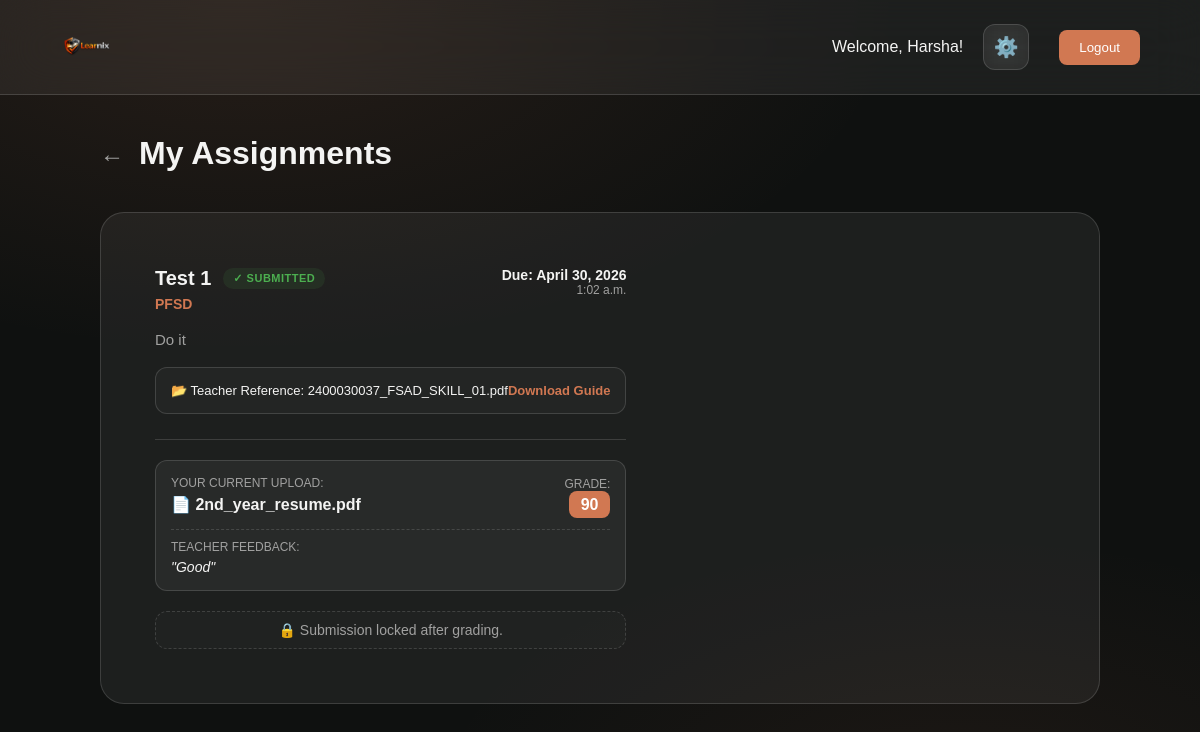
The app's page /student/assignments/ (signed in) with its own data.
### instructorapp/models.py (models this page shows, shortened)
class Assignment(models.Model):
    course = models.ForeignKey(Course, on_delete=models.CASCADE, related_name='assignments')
    teacher = models.ForeignKey(Teacher, on_delete=models.CASCADE)
    title = models.CharField(max_length=200)
    content = models.TextField()
    attachment = models.FileField(upload_to='assignments/', null=True, blank=True)
    due_date = models.DateTimeField()
    created_at = models.DateTimeField(auto_now_add=True)
    class Meta:
        db_table = 'assignments'

class Course(models.Model):
    teacher = models.ForeignKey(Teacher, on_delete=models.CASCADE, related_name='courses')
    title = models.CharField(max_length=200)
    description = models.TextField()
    created_at = models.DateTimeField(auto_now_add=True)
    class Meta:
        db_table = 'courses'

class Submission(models.Model):
    assignment = models.ForeignKey(Assignment, on_delete=models.CASCADE, related_name='submissions')
    student_name = models.CharField(max_length=100) # Linking via username as per current schema
    submission_file = models.FileField(upload_to='submissions/')
    grade = models.CharField(max_length=10, null=True, blank=True)
    feedback = models.TextField(null=True, blank=True)
    submitted_at = models.DateTimeField(auto_now_add=True)
    class Meta:
        db_table = 'submissions'

### studentapp/views.py (the view)
# urls.py: path('assignments/', views.view_assignments, name='view_assignments'),
def view_assignments(request):
    if not request.session.get('user_id') or request.session.get('role') != 'student':
        return redirect('loginpage')
    username = request.session.get('username')
    enrolled_course_ids = Enrollment.objects.filter(student_name=username).values_list('course_id', flat=True)
    assignments = Assignment.objects.filter(course_id__in=enrolled_course_ids).order_by('-due_date')
    for assignment in assignments:
        assignment.user_submission = Submission.objects.filter(assignment=assignment, student_name=username).first()
    return render(request, 'studentapp/view_assignments.html', {'assignments': assignments})

### templates/studentapp/view_assignments.html (shortened to what this page needs)
{% extends 'navbar/studentnavbar.html' %}
{% load static %}
{% block content %}
<div style="max-width: 1000px; margin: 0 auto; padding-bottom: 60px;">
    <div style="margin-bottom: 40px; display: flex; align-items: center; gap: 15px;">
        <a href="{% url 'studenthomepage' %}" style="color: var(--muted); text-decoration: none; font-size: 24px;">←</a>
        <h1 style="font-size: 32px; font-weight: 700;">My Assignments</h1>
    </div>
    <div class="assignments-list" style="display: flex; flex-direction: column; gap: 24px;">
        {% for assignment in assignments %}
        <div class="assignment-item" style="background: var(--surface); border: 1px solid var(--surface-border); border-radius: 24px; overflow: hidden; transition: all 0.3s ease;">
            <div style="padding: 30px; display: flex; flex-direction: column; gap: 15px;">
                <div style="display: flex; justify-content: space-between; align-items: start;">
                    <div>
                        <div style="display: flex; align-items: center; gap: 12px; margin-bottom: 5px;">
                            <h4 style="font-size: 20px; font-weight: 700;">{{ assignment.title }}</h4>
                            {% if assignment.user_submission %}
                                <span style="background: rgba(76, 175, 80, 0.1); color: #4CAF50; padding: 4px 10px; border-radius: 12px; font-size: 11px; font-weight: 700; text-transform: uppercase; letter-spacing: 0.5px;">✓ Submitted</span>
                            {% else %}
                                <span style="background: rgba(209, 120, 82, 0.1); color: var(--accent); padding: 4px 10px; border-radius: 12px; font-size: 11px; font-weight: 700; text-transform: uppercase; letter-spacing: 0.5px;">Pending</span>
                            {% endif %}
                        </div>
                        <span style="color: var(--accent); font-weight: 600; font-size: 14px;">{{ assignment.course.title }}</span>
                    </div>
                    <div style="text-align: right;">
                        <div style="color: var(--text); font-weight: 600; font-size: 14px;">Due: {{ assignment.due_date|date:"F d, Y" }}</div>
                        <div style="color: var(--muted); font-size: 12px;">{{ assignment.due_date|date:"P" }}</div>
                    </div>
                </div>
                <p style="color: var(--muted); line-height: 1.6; font-size: 15px;">{{ assignment.content }}</p>
                {% if assignment.attachment %}
                <div style="background: rgba(255, 255, 255, 0.03); padding: 15px; border-radius: 12px; border: 1px solid var(--surface-border); display: flex; align-items: center; justify-content: space-between;">
                    <span style="font-size: 13px; color: var(--text);">📂 Teacher Reference: {{ assignment.attachment.name|cut:"assignments/" }}</span>
                    <a href="{{ assignment.attachment.url }}" target="_blank" style="color: var(--accent); text-decoration: none; font-weight: 600; font-size: 13px;">Download Guide</a>
                </div>
                {% endif %}
                <div style="margin-top: 10px; padding-top: 20px; border-top: 1px solid var(--surface-border);">
                    {% if assignment.user_submission %}
                        <div style="margin-bottom: 20px; background: rgba(255, 255, 255, 0.05); padding: 15px; border-radius: 12px; border: 1px solid var(--surface-border);">
                            <div style="display: flex; justify-content: space-between; align-items: center;">
                                <div>
                                    <p style="font-size: 12px; color: var(--muted); margin-bottom: 5px;">YOUR CURRENT UPLOAD:</p>
                                    <a href="{{ assignment.user_submission.submission_file.url }}" target="_blank" style="color: var(--text); font-weight: 600; text-decoration: none;">📄 {{ assignment.user_submission.submission_file.name|cut:"submissions/" }}</a>
                                </div>
                                {% if assignment.user_submission.grade %}
                                    <div style="text-align: right;">
                                        <p style="font-size: 12px; color: var(--muted); margin-bottom: 5px;">GRADE:</p>
                                        <span style="background: var(--accent); color: white; padding: 5px 12px; border-radius: 8px; font-weight: 700;">{{ assignment.user_submission.grade }}</span>
                                    </div>
                                {% endif %}
                            </div>
                            {% if assignment.user_submission.feedback %}
                                <div style="margin-top: 15px; border-top: 1px dashed var(--surface-border); padding-top: 10px;">
                                    <p style="font-size: 12px; color: var(--muted); margin-bottom: 5px;">TEACHER FEEDBACK:</p>
                                    <p style="font-size: 14px; color: var(--text); font-style: italic;">"{{ assignment.user_submission.feedback }}"</p>
                                </div>
                            {% endif %}
                        </div>
                    {% endif %}
                    {% if not assignment.user_submission.grade %}
                    <form action="{% url 'submit_assignment' assignment.id %}" method="post" enctype="multipart/form-data">
                        {% csrf_token %}
                        <div style="display: grid; grid-template-columns: 1fr auto; gap: 15px; align-items: center;">
                            <div style="position: relative;">
                                <input type="file" name="submission_file" required style="width: 100%; padding: 12px; background: rgba(255, 255, 255, 0.03); border: 1px solid var(--surface-border); border-radius: 10px; color: var(--text); font-size: 14px;">
                            </div>
                            <button type="submit" style="background: var(--accent); color: white; border: none; padding: 12px 25px; border-radius: 10px; font-weight: 700; cursor: pointer; transition: 0.3s;">
                                {% if assignment.user_submission %}Update Submission{% else %}Submit Work{% endif %}
                            </button>
                        </div>
                    </form>
                    {% else %}
                        <div style="text-align: center; padding: 10px; color: var(--muted); font-size: 14px; font-weight: 500; border: 1px dashed var(--surface-border); border-radius: 12px; background: rgba(255, 255, 255, 0.02);">
                            🔒 Submission locked after grading.
                        </div>
                    {% endif %}
                </div>
            </div>
        </div>
        {% empty %}
        <div style="text-align: center; padding: 80px; background: var(--surface); border-radius: 24px;">
            <div style="font-size: 40px; margin-bottom: 20px;">🎉</div>
            <h3 style="font-size: 20px; color: var(--text);">All assignments completed!</h3>
        </div>
        {% endfor %}
    </div>
</div>
{% endblock %}

### static/css/loginpage.css (style rules this page uses)
* { margin: 0; padding: 0; box-sizing: border-box; }
* { scrollbar-width: thin; scrollbar-color: rgba(209, 120, 82, 0.3) transparent; }
:root { --bg-dark: #0f1110; --bg-mid: #161817; --surface: rgba(255, 255, 255, 0.06); --surface-strong: rgba(255, 255, 255, 0.12); --surface-border: rgba(255, 255, 255, 0.14); --text: #f4f4f3; --text-secondary: #c2c2c0; --muted: #a1a1a0; --accent: #d17852; --accent-hover: #bf6846; --accent-glow: rgba(209, 120, 82, 0.45); --success: #10b981; --error: #ef4444; --glass-bg: rgba(15, 17, 16, 0.7); --glass-border: rgba(209, 120, 82, 0.2); }
html { height: 100%; }
body { min-height: 100vh; height: 100vh; display: flex; font-family: "Space Grotesk", sans-serif; color: var(--text); overflow-x: hidden; overflow-y: hidden; background: radial-gradient(120% 90% at 15% 10%, rgba(209, 120, 82, 0.28), transparent 55%), radial-gradient(100% 80% at 85% 90%, rgba(0, 0, 0, 0.6), transparent 60%), linear-gradient(135deg, var(--bg-dark), var(--bg-mid)); }

### static/css/studenthomepage.css (style rules this page uses)
* { margin: 0; padding: 0; box-sizing: border-box; }
* { scrollbar-width: thin; scrollbar-color: rgba(209, 120, 82, 0.3) transparent; }
:root, html[data-theme="dark"] { --bg: #0f1110; --bg-dark: #0f1110; --bg-mid: #161817; --surface: rgba(255, 255, 255, 0.06); --surface-strong: rgba(255, 255, 255, 0.12); --surface-border: rgba(255, 255, 255, 0.14); --text: #f4f4f3; --muted: #a1a1a0; --accent: #d17852; --accent-hover: #bf6846; --accent-glow: rgba(209, 120, 82, 0.45); --success: #10b981; --warning: #f59e0b; --danger: #ef4444; }
html, body { width: 100%; height: 100%; background-color: var(--bg-dark); }
body { font-family: 'Outfit', sans-serif; min-height: 100vh; color: var(--text); transition: background 0.3s ease, color 0.3s ease; background: radial-gradient(circle at 0% 0%, rgba(209, 120, 82, 0.14) 0%, transparent 40%), radial-gradient(circle at 100% 100%, rgba(191, 104, 70, 0.08) 0%, transparent 45%), var(--bg-dark); }
.assignments-list { display: flex; flex-direction: column; gap: 16px; }
.assignment-item { background: linear-gradient(180deg, rgba(255, 255, 255, 0.08), rgba(255, 255, 255, 0.03)); border: 1px solid var(--surface-border); border-radius: 16px; padding: 24px; display: flex; justify-content: space-between; align-items: center; transition: all 0.3s ease; }

### templates/navbar/studentnavbar.html (style rules this page uses)
body { min-height: 100vh; display: flex; flex-direction: column; background: var(--bg); background-image: radial-gradient(ellipse 100% 80% at 20% 0%, rgba(209, 120, 82, 0.12) 0%, transparent 55%), radial-gradient(ellipse 80% 60% at 80% 100%, rgba(191, 104, 70, 0.08) 0%, transparent 55%); transition: background 0.3s ease, color 0.3s ease; }

### records on screen
Assignment: title "Test 1", shows "✓ SUBMITTED", course "PFSD", due_date "April 30, 2026", due_date "1:02 a.m.", content "Do it", attachment.name "2400030037_FSAD_SKILL_01.pdf", user_submission.submission_file.name "2nd_year_resume.pdf", user_submission.grade "90", user_submission.feedback "Good", shows "🔒 Submission locked after grading."

### other values on screen
{{ request.session.username }} "Harsha"
